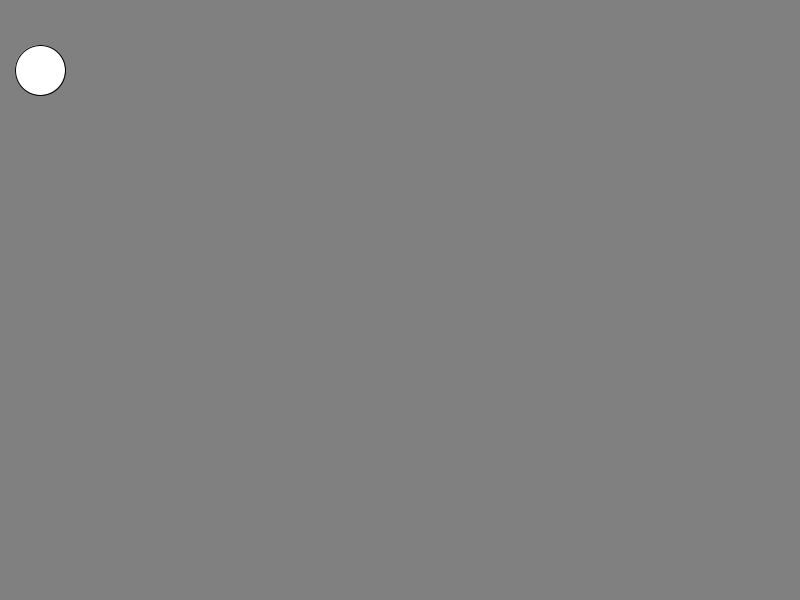
Frame 1 (no input)
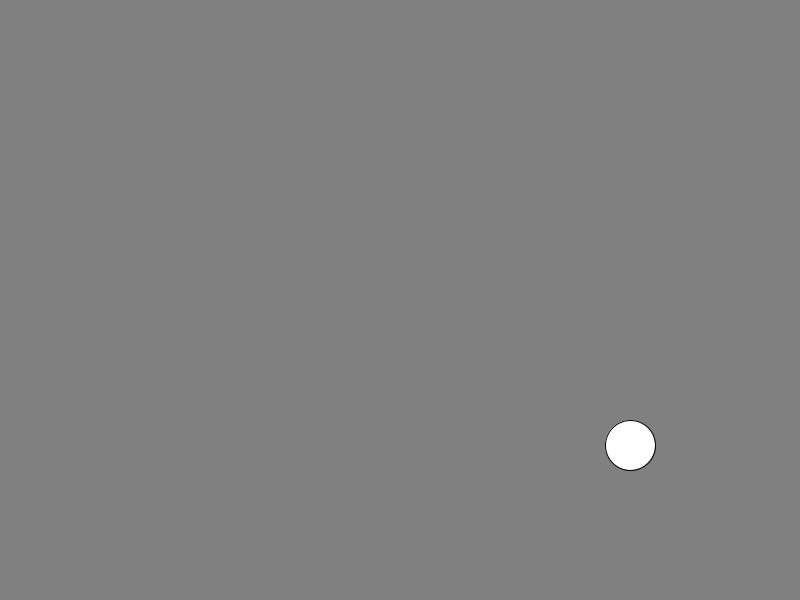
Frame 60 (the mouse pressed at the canvas centre just before this capture)
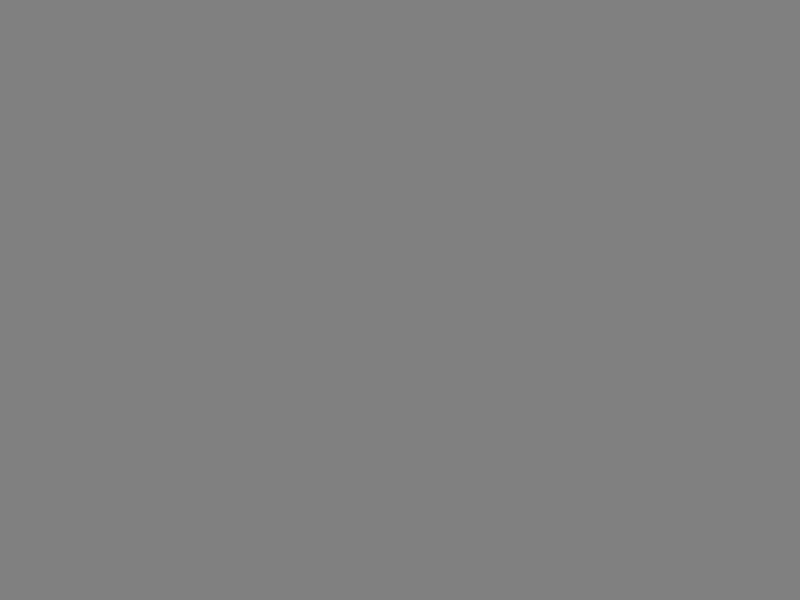
Frame 120 (the mouse held since frame 60 and released just before this capture)

The Processing sketch that drew these frames (run headless with seeded random() and noise(); from frame 60 on, the mouse is pressed at the canvas centre):

// Processing sketch: sample05_07
// ── sample05_07.pde
float centerX = 30.0; 
float centerY = 70.0;
float dx = 10.0; //毎フレームのボール水平方向の移動量（水平速度）
float dy = 0.0; //毎フレームのボール垂直方向の移動量（垂直速度）
float radius = 25.0; //ボールの半径
float diameter = radius * 2.0; //ボールの直径
void setup() {
  size(800, 600);
}
void draw() {
  background(128); 
  update();//状態変更（更新）をまとめて呼び出す
  drawBall();
}
void update() { //MVCのModelの処理
  moveBall(); //円を移動する
  bounceBall(); //円を床で弾ませる
  accelerateBall(); //円を加速する
}
void moveBall() {
  centerX += dx; //円の中心を右に移動する
  centerY += dy; //円の中心を下に移動する
}
void accelerateBall() {
  float gravity = 10.0; //１フレームあたりの重力加速度に相当する画素数
  dy += gravity; //下向きに加速する
}
void bounceBall() {
  float centerYLowest = height - radius; //ボールが床に接しているとき・・・
  //のボール中心のy座標
  if (centerY < centerYLowest) return; //床より上に浮いていれば何もしない
  centerY = centerYLowest; //中心高さを調整しボールが床に接するようにする
  dy = -dy; //速度を下向き（正のdy）から上向き（負のdy）に変更する
}
void drawBall() { //MVCのViewの処理
  ellipse(centerX, centerY, diameter, diameter);
}

void mouseDragged() { 
  centerX = pmouseX; //ボールの位置は一つ前のフレームのカーソル位置・・・
  centerY = pmouseY; //とする
  dx = mouseX - pmouseX; //ボールの速度は、一つ前から現在のフレームまで・・・
  dy = mouseY - pmouseY; //のカーソル移動量とする
}
